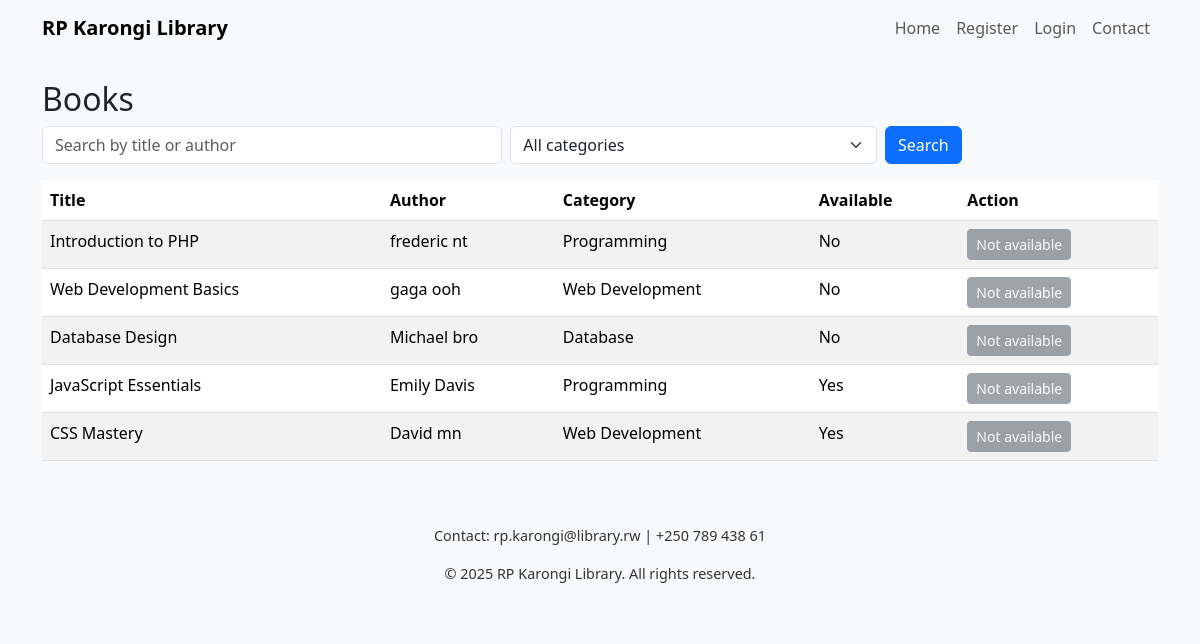
The page /books.php on the database its author committed.
### tables this page shows
CREATE TABLE `books` (
  `book_id` int(11) NOT NULL,
  `title` varchar(255) NOT NULL,
  `author` varchar(255) NOT NULL,
  `category` varchar(100) NOT NULL,
  `available_status` enum('available','borrowed') DEFAULT 'available',
  `created_at` timestamp NOT NULL DEFAULT current_timestamp()
);

### books.php (the view, shortened to what this page needs)
<?php
require 'inc/config.php';
require 'inc/header.php';
$search = trim($_GET['q'] ?? '');
$sql = "SELECT * FROM books WHERE 1=1";
$params = [];
$stmt = $pdo->prepare($sql);
$stmt->execute($params);
$books = $stmt->fetchAll(PDO::FETCH_ASSOC);
?>
<h2>Books</h2>
<form class="row g-2 mb-3" method="get">
  <div class="col-md-5">
    <input name="q" value="<?= htmlspecialchars($search) ?>" class="form-control" placeholder="Search by title or author">
  </div>
  <div class="col-md-4">
    <select name="category" class="form-select">
      <option value="">All categories</option>
    </select>
  </div>
  <div class="col-md-3">
    <button class="btn btn-primary">Search</button>
  </div>
</form>
<table class="table table-striped">
  <thead>
    <tr>
      <th>Title</th>
      <th>Author</th>
      <th>Category</th>
      <th>Available</th>
      <th>Action</th>
    </tr>
  </thead>
  <tbody>
    <?php foreach ($books as $b): ?>
      <tr>
        <td><?= htmlspecialchars($b['title']) ?></td>
        <td><?= htmlspecialchars($b['author']) ?></td>
        <td><?= htmlspecialchars($b['category']) ?></td>
        <td><?= $b['available_status'] ? 'Yes' : 'No' ?></td>
        <td>
          <?php if (isset($_SESSION['user']) && $b['available_status']): ?>
            <form method="post" action="borrow.php" style="display:inline">
              <input type="hidden" name="book_id" value="<?= $b['book_id'] ?>">
              <button class="btn btn-sm btn-success">Borrow</button>
            </form>
          <?php else: ?>
            <button class="btn btn-sm btn-secondary" disabled>Not available</button>
          <?php endif; ?>
        </td>
      </tr>
    <?php endforeach; ?>
  </tbody>
</table>
<?php require 'inc/footer.php'; ?>

### inc/header.php (shortened to what this page needs)
<!doctype html>
<html lang="en">
<head>
  <link rel="stylesheet" href="/rp_karongi_library/assets/css/bootstrap.min.css">
  <link rel="stylesheet" href="/rp_karongi_library/assets/css/styles.css">
</head>
<body>
<nav class="navbar navbar-expand-lg navbar-light bg-light">
  <div class="container">
    <a class="navbar-brand" href="index.php">RP Karongi Library</a>
    <div class="collapse navbar-collapse" id="navMenu">
      <ul class="navbar-nav ms-auto">
        <li class="nav-item"><a class="nav-link" href="index.php">Home</a></li>
        <?php if(!isset($_SESSION['user'])): ?>
          <li class="nav-item"><a class="nav-link" href="register.php">Register</a></li>
          <li class="nav-item"><a class="nav-link" href="login.php">Login</a></li>
        <?php else: ?>
          <li class="nav-item"><a class="nav-link" href="dashboard.php">Dashboard</a></li>
          <li class="nav-item"><a class="nav-link" href="books.php">Books</a></li>
          <li class="nav-item"><a class="nav-link" href="logout.php">Logout</a></li>
        <?php endif; ?>
        <li class="nav-item"><a class="nav-link" href="contact.php">Contact</a></li>
      </ul>
    </div>
  </div>
</nav>
<div class="container mt-4">

### inc/footer.php (shortened to what this page needs)
</div>
<footer class="bg-light text-center py-3 mt-5">
  <div class="container">
    <p>Contact: rp.karongi@library.rw | +250 789 438 61</p>
    <p>&copy; <?= date('Y') ?> RP Karongi Library. All rights reserved.</p>
  </div>
</footer>
</body>
</html>

### assets/css/styles.css (style rules this page uses)
body { background: #f8f9fa; }
.navbar-brand { font-weight: 700; }
.btn-primary { transition: transform .12s ease; }
footer { font-size: .9rem; color: #333; }

### rows shown on the page
books: title "Introduction to PHP", author "frederic nt", category "Programming", available_status "No"
books: title "Web Development Basics", author "gaga ooh", category "Web Development", available_status "No"
books: title "Database Design", author "Michael bro", category "Database", available_status "No"
books: title "JavaScript Essentials", author "Emily Davis", category "Programming", available_status "Yes"
books: title "CSS Mastery", author "David mn", category "Web Development", available_status "Yes"
